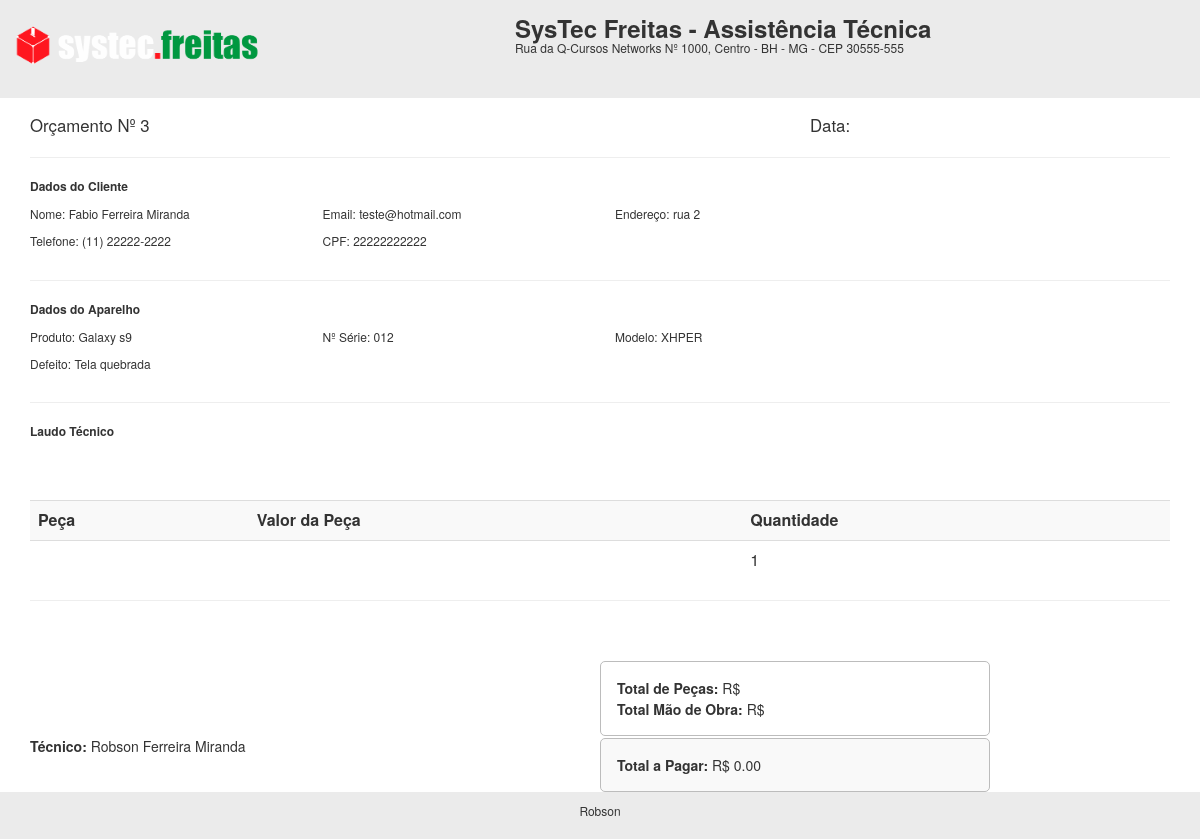
Before: /rel/rel_orcamento.php?id=3 with the older database file.
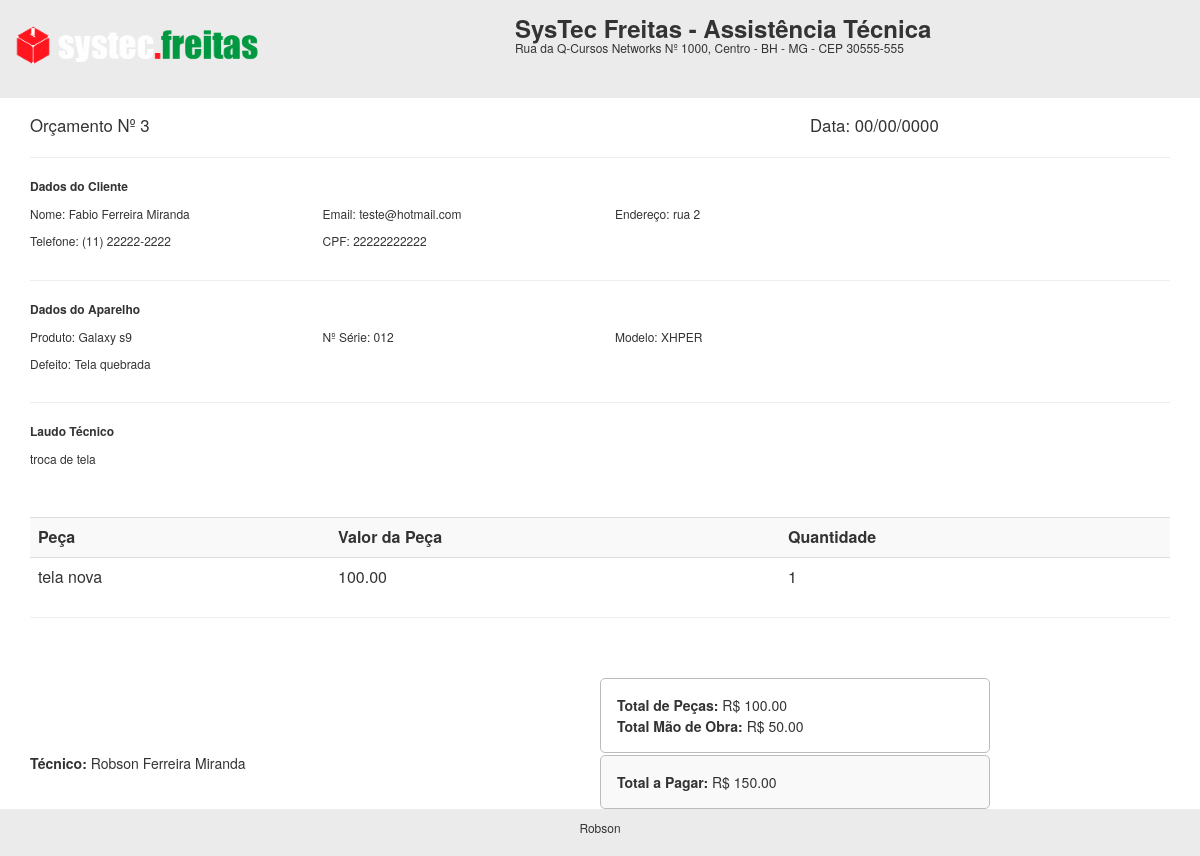
After: the same page with the newer database file.
### tables this page shows
CREATE TABLE `orcamento` (
  `id` int(11) NOT NULL,
  `cliente` varchar(50) NOT NULL,
  `tecnico` varchar(50) NOT NULL,
  `produto` varchar(50) NOT NULL,
  `serie` varchar(100) DEFAULT NULL,
  `problema` varchar(255) NOT NULL,
  `laudo` varchar(255) DEFAULT NULL,
  `obs` varchar(255) DEFAULT NULL,
  `valor_servico` decimal(10,2) DEFAULT NULL,
  `pecas` varchar(255) DEFAULT NULL,
  `valor_pecas` decimal(10,2) DEFAULT NULL,
  `total` decimal(10,2) DEFAULT NULL,
  `desconto` decimal(10,2) DEFAULT NULL,
  `valor_total` decimal(10,2) DEFAULT NULL,
  `pgto` varchar(50) DEFAULT NULL,
  `data_abertura` date NOT NULL,
  `data_geracao` date DEFAULT NULL,
  `data_aprovacao` date DEFAULT NULL,
  `status` varchar(50) NOT NULL
);

CREATE TABLE `clientes` (
  `id` int(11) NOT NULL,
  `nome` varchar(50) NOT NULL,
  `telefone` varchar(50) NOT NULL,
  `endereco` varchar(50) NOT NULL,
  `email` varchar(50) NOT NULL,
  `cpf` varchar(50) NOT NULL,
  `data` date NOT NULL
);

CREATE TABLE `funcionarios` (
  `id` int(11) NOT NULL,
  `nome` varchar(50) NOT NULL,
  `cpf` varchar(50) NOT NULL,
  `telefone` varchar(20) NOT NULL,
  `endereco` varchar(50) NOT NULL,
  `cargo` varchar(50) NOT NULL,
  `data` date NOT NULL
);

### rel/rel_orcamento.php (the view, shortened to what this page needs)
<?php
$id = $_GET['id'];
include('../conexao.php');
$query = "select o.id, o.cliente, o.tecnico, o.produto, o.serie, o.problema, o.laudo, o.valor_servico, o.pecas, o.valor_pecas, o.total, o.valor_total, o.status, o.data_abertura, o.data_geracao, c.nome as cli_nome, c.email, c.telefone, c.endereco, f.nome as func_nome from orcamento as o INNER JOIN clientes as c on o.cliente = c.cpf INNER JOIN funcionarios as f on o.tecnico = f.id where o.id = '$id'";
$result = mysqli_query($conexao, $query);
 while($res_1 = mysqli_fetch_array($result)){
$data2 = implode('/', array_reverse(explode('-', $res_1['data_geracao'])));
 ?>
<link rel="stylesheet" href="https://maxcdn.bootstrapcdn.com/bootstrap/3.3.7/css/bootstrap.min.css">
<div class="cabecalho">
		<div class="row">
			<div class="col-sm-5">
			  <img src="../img/logo.png" width="250px">
			</div>
			<div class="col-sm-7">
			 <h3 class="titulo"><b>SysTec Freitas - Assistência Técnica</b></h3>
			 <h6 class="titulo">Rua da Q-Cursos Networks Nº 1000, Centro - BH - MG - CEP 30555-555</h6>
			</div>
		</div>
</div>
<div class="container">
			<div class="row">
				<div class="col-sm-8">
				  <big> Orçamento Nº <?php echo $id ?>  </big>
				</div>
				<div class="col-sm-4">
				<big> Data: <?php echo $data2; ?> </big>
				</div>
			</div>
		<hr>
			<div class="row">
				<div class="col-sm-12">
					<p style="font-size:12px"> <b> Dados do Cliente </b> </p>
				</div>
			</div>
			<div class="row">
				<div class="col-sm-3">
				 <p style="font-size:12px">  Nome: <?php echo $res_1['cli_nome']; ?> </p>
				</div>
				<div class="col-sm-3">
				 <p style="font-size:12px">  Email: <?php echo $res_1['email']; ?> </p>
				</div>
				<div class="col-sm-3">
				 <p style="font-size:12px">  Endereço: <?php echo $res_1['endereco']; ?> </p>
				</div>
			</div>
			<div class="row">
				<div class="col-sm-3">
				 <p style="font-size:12px">  Telefone: <?php echo $res_1['telefone']; ?> </p>
				</div>
				<div class="col-sm-3">
				 <p style="font-size:12px">  CPF: <?php echo $res_1['cliente']; ?> </p>
				</div>
			</div>
		<hr>
		<div class="row">
				<div class="col-sm-12">
					<p style="font-size:12px"> <b> Dados do Aparelho </b> </p>
				</div>
			</div>
			<div class="row">
				<div class="col-sm-3">
				 <p style="font-size:12px">  Produto: <?php echo $res_1['produto']; ?> </p>
				</div>
				<div class="col-sm-3">
				 <p style="font-size:12px">  Nº Série: <?php echo $res_1['serie']; ?> </p>
				</div>
				<div class="col-sm-3">
				 <p style="font-size:12px">  Modelo: XHPER </p>
				</div>
			</div>
			<div class="row">
				<div class="col-sm-12">
				 <p style="font-size:12px">  Defeito: <?php echo $res_1['problema']; ?> </p>
				</div>
			</div>
		<hr>
		<div class="row">
				<div class="col-sm-12">
					<p style="font-size:12px"> <b> Laudo Técnico </b> </p>
				</div>
			</div>
			<div class="row">
				<div class="col-sm-12">
				 <p style="font-size:12px">  <?php echo $res_1['laudo']; ?>  </p>
				</div>
			</div>
		<br><br>
		<table class="table">
			<tr bgcolor="#f9f9f9">
				<td> <b>Peça</b> </td>
				<td> <b>Valor da Peça</b> </td>
				<td> <b> Quantidade</b> </td>
			</tr>
			<tr>
				<td> <?php echo $res_1['pecas']; ?> </td>
				<td> <?php echo $res_1['valor_pecas']; ?> </td>
				<td> 1 </td>
			</tr>
		</table>
		<hr>
		<br>
		<br>
		<div class="row">
				<div class="col-sm-6">
				</div>
				<div class="col-sm-4 areaTotais">
				 <p class="pgto" style="font-size:14px">  <b>Total de Peças: </b> R$ <?php echo $res_1['valor_pecas']; ?> </p>
				 <p class="pgto" style="font-size:14px">  <b>Total Mão de Obra: </b> R$ <?php echo $res_1['valor_servico']; ?> </p>
				</div>
		</div>
		<div class="row">
				<div class="col-sm-6">
				 <p style="font-size:14px">  <b>Técnico: </b> <?php echo $res_1['func_nome']; ?> </p>
				</div>
				<div class="col-sm-4 areaTotal">
				 <p class="pgto" style="font-size:14px">  <b>Total a Pagar: </b> R$ <?php echo $res_1['valor_total']; ?> </p>
				</div>
		</div>
		<br>
		<div class="row">
				<div class="col-sm-6">
				</div>
				<div class="col-sm-3">
				<p style="font-size:12px">  Orçamento válido até: <?php echo date('d/m/Y', strtotime("+5 days",strtotime($res_1['data_geracao']))); ?></p>
				</div>
		</div>
</div>
<div class="footer">
 <p style="font-size:12px" align="center">Robson</p>
</div>
<?php } ?>

Changed rows visible on the page:
changed orcamento "Galaxy s9": data_geracao (not shown) → "00/00/0000"; laudo (not shown) → "troca de tela"; pecas (not shown) → "tela nova"; valor_pecas (not shown) → "100.00"; valor_servico (not shown) → "50.00"; valor_total "0.00" → "150.00"
